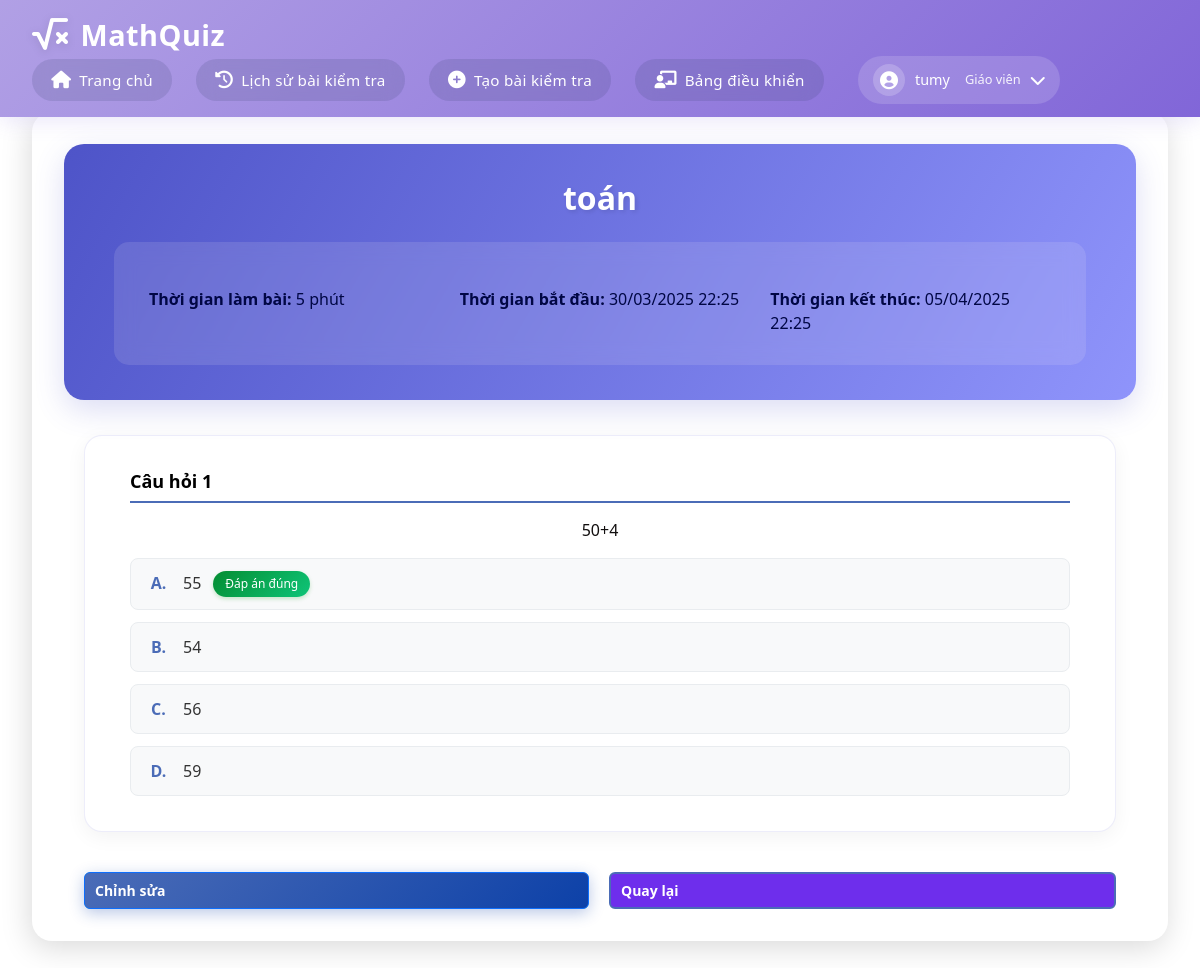
Screenshot of /view-quiz/7 (signed in) with the database file from the repository.
### app.py (models this page shows)
class User(db.Model):
    id = db.Column(db.Integer , primary_key=True)
    email = db.Column(db.String(120), unique=True, nullable=False)
    username = db.Column(db.String(80), unique=True, nullable=False)
    password = db.Column(db.String(120), nullable=False)
    role = db.Column(db.String(20), nullable=False)  # 'teacher' or 'student'

class Quiz(db.Model):
    id = db.Column(db.Integer, primary_key=True)
    title = db.Column(db.String(200), nullable=False)
    quiz_code = db.Column(db.String(10), unique=True, nullable=True, server_default=None)  # Make it nullable with default None
    teacher_id = db.Column(db.Integer, db.ForeignKey('user.id'), nullable=False)
    start_time = db.Column(db.DateTime, nullable=False)
    end_time = db.Column(db.DateTime, nullable=False)
    duration = db.Column(db.Integer, nullable=False)  # in minutes
    max_attempts = db.Column(db.Integer, nullable=True, default=None)  # Số lần làm bài tối đa
    is_public = db.Column(db.Boolean, default=False)  # Thêm trường is_public
    questions = db.relationship('Question', backref='quiz', lazy=True)
    teacher = db.relationship('User', backref='quizzes', lazy=True)

class Question(db.Model):
    id = db.Column(db.Integer, primary_key=True)
    quiz_id = db.Column(db.Integer, db.ForeignKey('quiz.id'), nullable=False)
    question_text = db.Column(db.String(500), nullable=False)
    question_type = db.Column(db.String(20), nullable=False)  # 'multiple_choice' or other types
    correct_answer = db.Column(db.String(500), nullable=False)
    answers = db.relationship('Answer', backref='question', lazy=True)

class Answer(db.Model):
    id = db.Column(db.Integer, primary_key=True)
    question_id = db.Column(db.Integer, db.ForeignKey('question.id'), nullable=False)
    answer_text = db.Column(db.String(500), nullable=False)

### app.py (the view)
@app.route('/view-quiz/<int:quiz_id>')
def view_quiz(quiz_id):
    if 'user_id' not in session:
        return redirect(url_for('login'))
    quiz = Quiz.query.get_or_404(quiz_id)
    user = User.query.get(session['user_id'])
    if user.role != 'teacher' or quiz.teacher_id != user.id:
        flash('Bạn không có quyền truy cập bài kiểm tra này!')
        return redirect(url_for('home'))
    questions = Question.query.filter_by(quiz_id=quiz_id).all()
    return render_template('view_quiz.html', quiz=quiz, questions=questions)

### templates/view_quiz.html (shortened to what this page needs)
{% extends "base.html" %}
{% block content %}
<div class="container">
    <div class="quiz-header">
        <h1>{{ quiz.title }}</h1>
        <div class="quiz-info">
            <p class="quiz-info-text"><strong>Thời gian làm bài:</strong> {{ quiz.duration }} phút</p>
            <p class="quiz-info-text"><strong>Thời gian bắt đầu:</strong> {{ quiz.start_time.strftime('%d/%m/%Y %H:%M') }}</p>
            <p class="quiz-info-text"><strong>Thời gian kết thúc:</strong> {{ quiz.end_time.strftime('%d/%m/%Y %H:%M') }}</p>
        </div>
    </div>
    <div class="questions-list">
        {% for question in questions %}
        <div class="question-card">
            <h3>Câu hỏi {{ loop.index }}</h3>
            <p class="question-text">{{ question.question_text }}</p>
            {% if question.question_type == 'multiple_choice' %}
                <div class="options">
                    {% for answer in question.answers %}
                    <div class="option">
                        {% set option_letter = ['A', 'B', 'C', 'D'][loop.index0] %}
                        <span class="option-letter">{{ option_letter }}.</span>
                        <span class="answer-text">{{ answer.answer_text }}</span>
                        {% if answer.answer_text == question.correct_answer %}
                            <span class="correct-answer-badge">Đáp án đúng</span>
                        {% endif %}
                    </div>
                    {% endfor %}
                </div>
            {% else %}
                <div class="fill-in-blank">
                    <p><strong>Đáp án:</strong> {{ question.correct_answer }}</p>
                </div>
            {% endif %}
        </div>
        {% endfor %}
    </div>
    <div class="action-buttons">
        <a href="{{ url_for('edit_quiz', quiz_id=quiz.id) }}" class="btn btn-primary">Chỉnh sửa</a>
        <a href="{{ url_for('manage_quizzes') }}" class="btn btn-secondary">Quay lại</a>
    </div>
</div>
{% endblock %}

### templates/base.html (shortened to what this page needs)
<!DOCTYPE html>
<html lang="vi">
<head>
    <link rel="stylesheet" href="{{ url_for('static', filename='css/style.css') }}">
    <link rel="stylesheet" href="https://cdnjs.cloudflare.com/ajax/libs/font-awesome/6.0.0-beta3/css/all.min.css">
    <link href="https://cdn.jsdelivr.net/npm/bootstrap-icons/font/bootstrap-icons.css" rel="stylesheet">
    <link rel="stylesheet" href="https://cdn.jsdelivr.net/npm/bootstrap@5.1.3/dist/css/bootstrap.min.css">
</head>
<body>
    <nav class="navbar">
        <div class="logo">
            <i class="fas fa-square-root-alt"></i>
            MathQuiz
        </div>
        <div class="nav-links">
            <a href="{{ url_for('home') }}">
                <i class="fas fa-home"></i>
                Trang chủ
            </a>
            {% if 'user_id' in session %}
                <a href="{{ url_for('history') }}">
                    <i class="fas fa-history"></i>
                    Lịch sử bài kiểm tra
                </a>
                {% if session['role'] == 'teacher' %}
                    <a href="{{ url_for('create_quiz') }}">
                        <i class="fas fa-plus-circle"></i>
                        Tạo bài kiểm tra
                    </a>
                    <a href="{{ url_for('teacher_dashboard') }}">
                        <i class="fas fa-chalkboard-teacher"></i>
                        Bảng điều khiển
                    </a>
                {% endif %}
                <div class="user-profile-nav">
                    <button class="profile-trigger" onclick="toggleProfileMenu()">
                        <div class="profile-avatar">
                            <i class="fas fa-user-circle"></i>
                        </div>
                        <span class="profile-name">{{ session['username'] }}</span>
                        <span class="profile-role">
                            {% if session['role'] == 'teacher' %}
                                Giáo viên
                            {% else %}
                                Học sinh
                            {% endif %}
                        </span>
                        <i class="fas fa-chevron-down"></i>
                    </button>
                </div>
            {% endif %}
        </div>
    </nav>
    <div class="container">
        {% block content %}{% endblock %}
    </div>
</body>
</html>

### static/css/style.css (style rules this page uses)
:root { --primary-color: #9370DB; --secondary-color: #B19CD9; --background-color: linear-gradient(135deg, #9370DB, #9c83ca, #F8F8FF); --text-color: #333; }
* { margin: 0; padding: 0; box-sizing: border-box; }
html, body { height: 100%; margin: 0; display: flex; flex-direction: column; }
body { font-family: Arial, sans-serif; background-color: var(--background-color); color: var(--text-color); line-height: 1.6; height: 100%; width: 100%; margin: 0; }
.logo { font-size: 30px; font-weight: bold; display: flex; align-items: center; gap: 8px; color: #2c027a; }
.container { width: 100%; text-align: center; margin: 30px auto; }
.navbar { background-color: var(--primary-color); padding: 1rem 2rem; display: flex; justify-content: space-between; align-items: center; box-shadow: 0 2px 4px rgba(0,0,0,0.1); }
.btn { background-color: #9370DB; color: white; padding: 0.8rem 1.5rem; border: none; border-radius: 4px; cursor: pointer; font-size: 1rem; transition: background-color 0.3s; text-decoration: none; display: inline-block; }
.action-buttons { margin-top: 1rem; display: flex; justify-content: center; gap: 8px; max-width: 250px; margin: 0 auto; }
.action-buttons .btn { flex: 1; padding: 6px 10px; font-size: 14px; font-weight: 600; border-radius: 6px; transition: all 0.2s ease-in-out; text-decoration: none; text-align: center; }
.action-buttons .btn:first-child { background-color: #007bff; color: white; }
.action-buttons .btn:last-child { background-color: #28a745; color: white; }
.btn { width: 300px; padding: 12px; font-size: 18px; color: #fff; background-color: #007bff; border: none; border-radius: 4px; cursor: pointer; }
.btn-primary { width: auto; background-color: #1a9248 !important; }
.btn-secondary { width: auto; background-color: #6e2eec !important; }
.quiz-info-text { font-size: 0.875rem; margin: 5px 0; word-wrap: break-word; }
p { margin-top: 20px; color: #110e0e; text-align: center; }
.quiz-info-text { margin-top: 20px; color: #110e0e; text-align: center; text-align: left; }

### templates/base.html (style rules this page uses)
:root { --primary-color: #b1a0e5; --secondary-color: #8166d8; --background-color: #b1a4dd; --text-color: #333; --shadow: rgba(112, 87, 219, 0.15); }
body { margin: 0; padding: 0; min-height: 100vh; background: var(--background-color); font-family: 'Segoe UI', system-ui, -apple-system, sans-serif; color: var(--text-color); display: flex; flex-direction: column; }
.navbar { background: linear-gradient(135deg, var(--primary-color), var(--secondary-color)); padding: 0.8rem 2rem; box-shadow: 0 4px 20px var(--shadow); position: fixed; width: 100%; top: 0; z-index: 1000; }
.logo { font-size: 1.8rem; font-weight: 600; color: white; text-decoration: none; display: flex; align-items: center; gap: 12px; letter-spacing: 0.5px; }
.logo i { font-size: 2rem; filter: drop-shadow(0 2px 4px rgba(0,0,0,0.1)); }
.nav-links { display: flex; align-items: center; gap: 1.5rem; }
.nav-links a { color: white; text-decoration: none; padding: 0.6rem 1.2rem; border-radius: 50px; font-size: 0.95rem; font-weight: 500; letter-spacing: 0.3px; display: flex; align-items: center; gap: 8px; transition: all 0.3s ease; background: rgba(51, 64, 100, 0.15); backdrop-filter: blur(10px); }
.nav-links a i { font-size: 1.1rem; }
.container { margin-top: 6rem; margin-bottom: 15px; padding: 2rem; background: white; border-radius: 20px; box-shadow: -2px 7px 30px rgb(0 0 0 / 15%); flex: 1; }
.user-profile-nav { position: relative; margin-left: 10px; }
.profile-trigger { display: flex; align-items: center; gap: 10px; background: rgba(255, 255, 255, 0.15); border: none; padding: 8px 15px; border-radius: 50px; color: white; cursor: pointer; transition: all 0.3s ease; }
.profile-avatar { width: 32px; height: 32px; border-radius: 50%; background: rgba(255, 255, 255, 0.2); display: flex; align-items: center; justify-content: center; }
.profile-avatar i { font-size: 18px; color: white; }
.profile-name { font-weight: 500; font-size: 0.9rem; }
.profile-role { font-size: 0.8rem; opacity: 0.9; margin-left: 5px; }

### rows the page displays
User: username "tumy"
Quiz: title "toán", duration "5", start_time "30/03/2025 22:25", end_time "05/04/2025 22:25"
Question: question_text "50+4"
Answer: option_letter "A", answer_text "55", shows "Đáp án đúng"
Answer: option_letter "B", answer_text "54"
Answer: option_letter "C", answer_text "56"
Answer: option_letter "D", answer_text "59"
